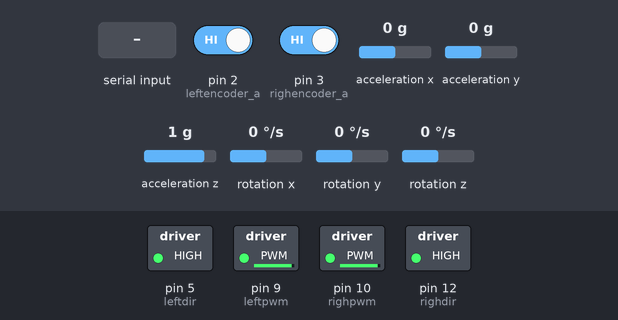
Recording of a sketch running on a simulated Arduino Leonardo, built for the host (arithmetic inside an expression is 32-bit, double 64-bit). On the bench: switched loads named in the sketch (green lamp = pin HIGH). Wiring (inferred from the names in the program): MPU-6050 motion sensor at I2C address 0x68. The inputs (shaded band) are chosen by the test bench; at power-on: acceleration x 0 g, rotation y 0 °/s, acceleration z 1 g, pin 2 (leftencoder_a) HIGH, pin 3 (righencoder_a) HIGH, acceleration y 0 g, rotation x 0 °/s, rotation z 0 °/s.

Above: at 1.3 s.
1.4 s: acceleration x set to -1.4 g
At 2.0 s:
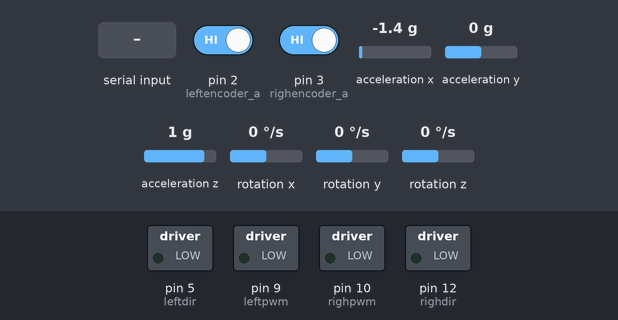
2.9 s: acceleration x set to 0.1 g
At 5.3 s:
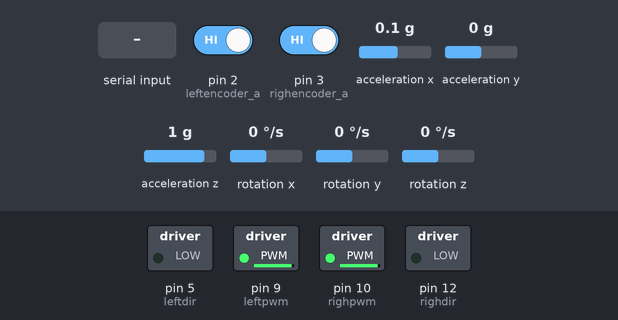
5.9 s: "L" received over the second serial link
At 8.75 s:
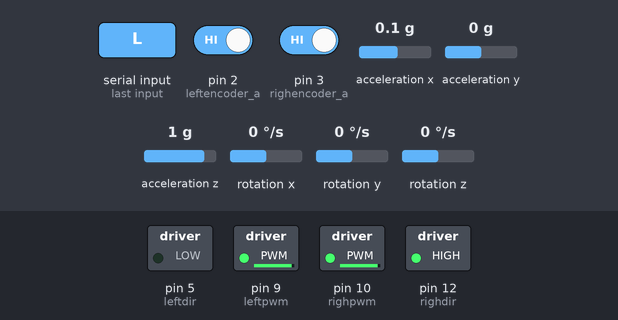
8.9 s: rotation y set to -2 °/s
At 9.6 s:
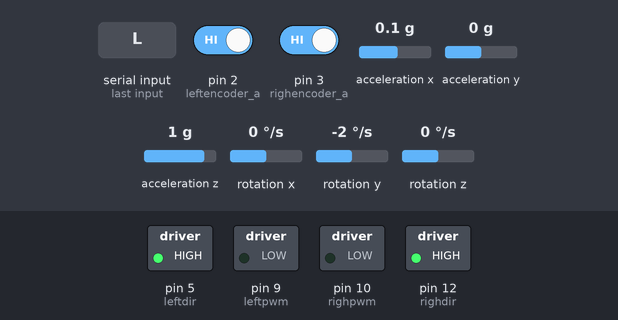
11.9 s: "F" received over the second serial link
At 14.4 s:
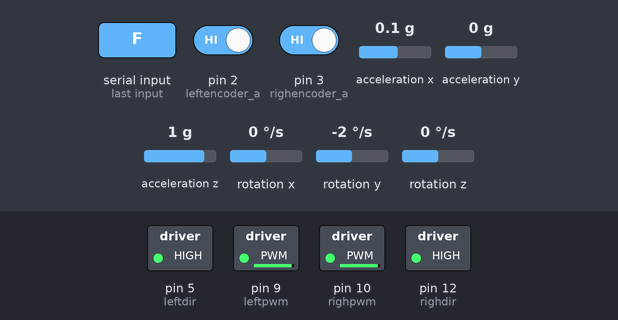
14.7 s: acceleration z set to 0 g
At 15.5 s:
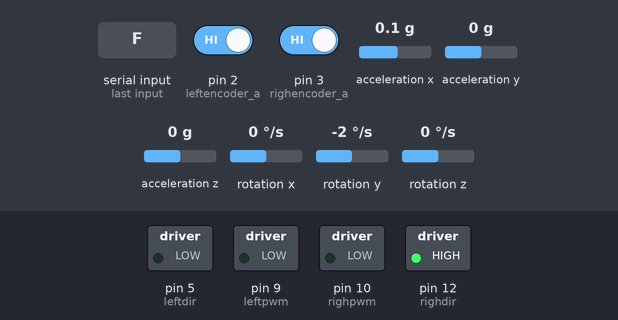
Timing chart, 0 to 17.2 s (numbered marks = the images above; inputs shaded):
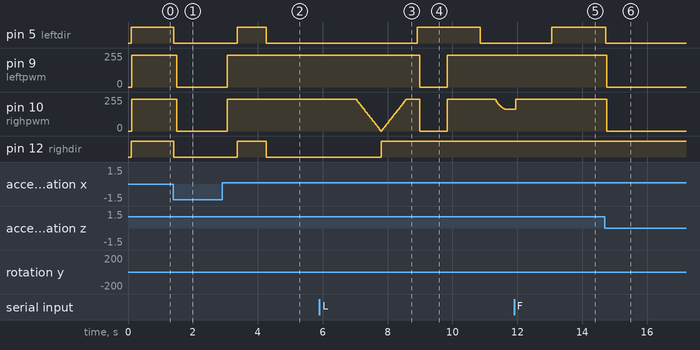

Measured:
- the behaviour switches between 0 and -1 °/s on rotation y (found by bisection; images 3 and 4)
- after the input at 1.4 s, pin 5 (leftdir), pin 12 (righdir): HIGH → LOW at once; pin 9 (leftpwm), pin 10 (righpwm): 240/255 → 0/255 after 0.10 s
- after the input at 2.9 s, pin 5 (leftdir), pin 12 (righdir): LOW → HIGH after 0.47 s, → LOW 0.89 s later; pin 9 (leftpwm), pin 10 (righpwm): 0/255 → 240/255 after 0.16 s
- after the input at 5.9 s, pin 12 (righdir): LOW → HIGH after 1.9 s
- after the input at 8.9 s, pin 5 (leftdir): LOW → HIGH at once, → LOW 1.9 s later; pin 9 (leftpwm): 240/255 → 0/255 after 0.09 s, → 240/255 0.86 s later
- after the input at 11.9 s, pin 5 (leftdir): LOW → HIGH after 1.2 s
- after the input at 14.7 s, pin 5 (leftdir): HIGH → LOW at once; pin 9 (leftpwm), pin 10 (righpwm): 240/255 → 0/255 after 0.06 s

The sketch:

TwoWheeleSelfBalancingRobot.ino
```cpp
/*
 * The Summer Project Work in "SPK 3E EAGLE" team researching HCMUTE(HCMC Of University Technology And Education).
 * Project using LQR control robot self balancing folowing NguyenVanDongHai and his pertner's article.
 */
#include <Wire.h>
#include "Kalman.h"//https://github.com/TKJElectronics/KalmanFilter
#define ToRad PI/180
#define ToDeg 180/PI

Kalman kalman;  //Kalman filter define: kalman.getAngle(pitch, gyrorate, dt);

#define factortheta PI/20  // The theta setpoint value change ever 7ms if control
#define factorphi PI/180   // The Phi setpoint value change ever 7ms if control

int inChar;
uint32_t timerloop, timerold;

//Motor control Pin//
int leftpwm = 9;  //Control pwm left motor
int leftdir = 5;  //Control direction left motor
int righpwm = 10; //Control pwm right motor
int righdir = 12; //Control direction right motor;

volatile long leftencoder;  //read left encoder value
volatile long righencoder;  //read right encoder value
int leftencoder_a = 2;  // Read state encoder channel LOW or HIGH
int leftencoder_b = 6;
int righencoder_a = 3;
int righencoder_b = 7;

//MPU6050 Data//
float mpudata; //Save psi angle ( Y axis)
float AcX, AcZ;
float Gyro;

uint32_t timer; //Timer for kalman filter psi angle;
uint8_t i2cData[14];

//LQR data//
long PWML, PWMR; // PWM output for H-Brigde
float k1, k2, k3, k4, k5, k6;// The factor of K maxtrix
bool falldown;// Run = true; Stop  = false;

float theta, psi, phi;
float thetadot, psidot, phidot;
float thetaold, psiold, phiold;

float leftvolt; //output volt left motor in LQR
float righvolt; //output volt right motor in lQR

float addtheta;//Save setpoint value
float addphi;  //Save setpoint value

int ForwardBack;// 1 -> Forward;   -1 -> Back;      0 -> Stop And Balancing
int LeftRight;  // 1 -> Turnleft;  -1 -> TurnRight  0 -> Stop And Balancing


/////////////////////////////////////////////////
///////////    SERIAL BEGIN   ///////////////////
/////////////////////////////////////////////////
void setup() {
  Serial.begin(115200);
  Serial1.begin(115200); //Serial connect to blutooth send data to pc and plot graph
  /*
  // Set factor of K maxtrix
   K = | k1   k2   k3   k4   k5   k6 |
       | k1   k2   k3   k4  -k5  -k6 |
        */
  k1 = 18;  //k1*theta
  k2 = 11;  //k2*thetadot
  k3 = 355; //k3*psi
  k4 = 17;  //k4*psidot
  k5 = 37;  //k5*phi
  k6 = 2;   //k6*phidot
  //Set state control motor begin
  ForwardBack = 0;
  LeftRight = 0;
  //Set zero setpoint value
  addphi = 0;
  addtheta = 0;

  //SET PWM FREQUENCY 31 kHz
  TCCR2B = TCCR2B & B11111000 | B00000001;//Pin 9 & Pin 10 (https://arduino-info.wikispaces.com/Arduino-PWM-Frequency)

  //Output pin control motor left and right//
  pinMode(leftpwm, OUTPUT);
  pinMode(righpwm, OUTPUT);
  pinMode(leftdir, OUTPUT);
  pinMode(righdir, OUTPUT);

  //Input pin read encoder//
  pinMode(leftencoder_a, INPUT_PULLUP);
  pinMode(leftencoder_b, INPUT_PULLUP);
  pinMode(righencoder_a, INPUT_PULLUP);
  pinMode(righencoder_b, INPUT_PULLUP);

  //interrupt encoder//
  attachInterrupt(0, left_isr, RISING);
  attachInterrupt(1, righ_isr, RISING);

  //Data MPU6050//
  Wire.begin();

  TWBR = ((F_CPU/400000L) - 16)/2;
  i2cData[0] = 7;
  i2cData[1] = 0x00;
  i2cData[2] = 0x00;
  i2cData[3] = 0x00;
  while (i2cWrite(0x19, i2cData, 4, false));
  while (i2cWrite(0x6B, 0x01, true));
  while (i2cRead(0x75, i2cData, 1));
  if (i2cData[0] != 0x68) {
    Serial.print(F("Error reading sensor"));
    while (1);
  }

  delay(100);

  while (i2cRead(0x3B, i2cData, 6));
  AcX = (i2cData[0] << 8) | i2cData[1];
  AcZ = (i2cData[4] << 8) | i2cData[5];

  double pitch = atan2(-AcX, AcZ)*RAD_TO_DEG;
  kalman.setAngle(pitch);
  timer = micros();
}
//////////////////////////////////
//       MAIN PROGRAMMING       //
//////////////////////////////////
void loop() {
  readmpu();

  if((micros() - timerloop) > 6000) {//Set time loop update and control motor
    theta = gettheta(leftencoder, righencoder)*ToRad; //Read theta value and convert to Rad
    psi = (mpudata + 2.1)*ToRad;                      //Read psi value and convert to Rad
    phi =  getphi(leftencoder, righencoder)*ToRad;    //Read phi value and convert to Rad

    //Update time compare with timeloop
    float dt = (float)(micros() - timerloop)/1000000.0;
    timerloop = micros();
    //Update input angle value
    thetadot = (theta - thetaold)/dt;
    psidot = (psi)/dt;
    phidot = (phi - phiold)/dt;
    //Upadte old angle value
    thetaold = theta;
    psiold = psi;
    phiold = phi;
    //
    addtheta = addtheta + ForwardBack*factortheta;
    addphi = addphi + LeftRight*factorphi;

    getlqr(theta + addtheta, thetadot, psi, psidot, phi + addphi, phidot);
    motorcontrol(PWML, PWMR,(mpudata + 2.1), falldown);
    //Send data to serial
    //String S will send data from arduino to pc and pc can catch data excatly by one //
    //String after that the software split String and convet to value plot in graph   //
    String S = "";
    S = (String)(psi*ToDeg) + ',' + (String)(theta*ToDeg) + ',' + (String)(phi*ToDeg) + ',' + (String)(-addtheta*ToDeg) + ',' + (String)(-addphi*ToDeg);
    Serial1.println(S);
  }
}

//left motor encoder interrupt//
void left_isr() {
  if(digitalRead(leftencoder_b)) {
    leftencoder++;
  }
  else {
    leftencoder--;
  }
}

//right motor encoder interrupt//
void righ_isr() {
  if(digitalRead(righencoder_b)) {
    righencoder++;
  }
  else {
    righencoder--;
  }
}
//Read psi//
void readmpu() {
  while (i2cRead(0x3B, i2cData, 14));
  AcX = ((i2cData[0] << 8) | i2cData[1]);
  AcZ = ((i2cData[4] << 8) | i2cData[5]);
  Gyro = (i2cData[10] << 8) | i2cData[11];

  double dt = (double)(micros() - timer) / 1000000; // Calculate delta time
  timer = micros();

  double pitch = atan2(-AcX, AcZ)*RAD_TO_DEG;
  double Gyrorate = Gyro/131.0;

  mpudata = kalman.getAngle(pitch, Gyrorate, dt);//Using kalman filter angle
  //
  if(abs(mpudata) > 30)//Limit angle falldown motor
  {
    falldown = true;//Stop Motor
  }
  else
  {
    falldown = false;//Run Motor
  }
  //
}
//Read theta angle function//
float gettheta(long lencoder, long rencoder) {  //deg value
  float angle = 0.9*(lencoder + rencoder);
  return angle;
}
//Read phi angle function//
float getphi(long lencoder, long rencoder) {    //deg value
  float angle = (7.2/22.5)*(lencoder - rencoder);
  return angle;
}
//LQR function//
void getlqr(float theta_, float thetadot_, float psi_, float psidot_, float phi_, float phidot_) {
  leftvolt = k1*theta_ + k2*thetadot_ + k3*psi_ + k4*psidot_ - k5*phi_ - k6*phidot_;
  righvolt = k1*theta_ + k2*thetadot_ + k3*psi_ + k4*psidot_ + k5*phi_ + k6*phidot_;

  PWML = map(leftvolt, -(k3*PI)/15, (k3*PI)/15, -250, 250);//Limit 15 deg.
  PWMR = map(righvolt, -(k3*PI)/15, (k3*PI)/15, -250, 250);

  PWML = constrain(PWML, -240, 240);//limit pwm value in (-240, 240) because we using high frequency pwm (31 khz)
  PWMR = constrain(PWMR, -240, 240);
}
//Motor control function//
void motorcontrol(long lpwm, long rpwm, float angle, bool stopstate) {
  if(stopstate == true) {
    stopandreset();
  }
  else {
    if(abs(angle) > 30)// angle psi > 30 motor will stop
    {
      stopandreset();
    }
    else
    {
      //
      if(leftvolt > 0)
      {
        leftmotor(abs(lpwm), 1);//Forward
      }
      else if(leftvolt < 0)
      {
        leftmotor(abs(lpwm), 0);//Back
      }
      else
      {
        stopandreset();
      }
      //
      if(righvolt > 0)
      {
        righmotor(abs(rpwm), 1);
      }
      else if(righvolt < 0)
      {
        righmotor(abs(rpwm), 0);
      }
      else
      {
        stopandreset();
      }
    }
  }
}
//Stop motor and reset data
void stopandreset() //The data angle and encoder will be reset back to zero.
{
  digitalWrite(leftpwm, LOW);
  digitalWrite(righpwm, LOW);
  //Reset default place//
  leftencoder = 0;
  righencoder = 0;
  //Reset zero setpoint
  addtheta = 0;
  addphi = 0;
}
//Control left motor
void leftmotor(uint8_t lpwm, int direct) {
  if(direct == 1) { // angle > 0
    digitalWrite(leftdir, HIGH);
    analogWrite(leftpwm, lpwm);
  }
  else {
    digitalWrite(leftdir, LOW);
    analogWrite(leftpwm, lpwm);
  }
}
//Control right motor
void righmotor(uint8_t rpwm, int direct) {
  if(direct == 1) { // angle > 0
    digitalWrite(righdir, HIGH);
    analogWrite(righpwm, rpwm);
  }
  else {
    digitalWrite(righdir, LOW);
    analogWrite(righpwm, rpwm);
  }
}
//Serial interrupt receive data control
void serialEvent1() {
  while (Serial1.available() > 0)
  {
    inChar = Serial1.read();
  }
  //Control motor forward
  if(inChar == 70)//F -->run
  {
    ForwardBack = 1;
  }
  if(inChar == 84)//T -->stop
  {
    ForwardBack = 0;
  }
  //Control motor Back
  if(inChar == 66)//B
  {
    ForwardBack = -1;
  }
  if(inChar == 86)//V
  {
    ForwardBack = 0;
  }
  //Control motor Left
  if(inChar == 76)//L
  {
    LeftRight = 1;
  }
  if(inChar == 85)//U
  {
    LeftRight = 0;
  }
  //Control motor right
  if(inChar == 82)//R
  {
    LeftRight = -1;
  }
  if(inChar == 79)//O
  {
    LeftRight = 0;
  }
}
```

I2C.ino
```cpp
const uint8_t IMUAddress = 0x68; // AD0 is logic low on the PCB
const uint16_t I2C_TIMEOUT = 20000; // Used to check for errors in I2C communication

uint8_t i2cWrite(uint8_t registerAddress, uint8_t data, bool sendStop) {
  return i2cWrite(registerAddress, &data, 1, sendStop); // Returns 0 on success
}

uint8_t i2cWrite(uint8_t registerAddress, uint8_t *data, uint8_t length, bool sendStop) {
  Wire.beginTransmission(IMUAddress);
  Wire.write(registerAddress);
  Wire.write(data, length);
  uint8_t rcode = Wire.endTransmission(sendStop); // Returns 0 on success
  if (rcode) {
    Serial.print(F("i2cWrite failed: "));
    Serial.println(rcode);
  }
  return rcode;
}

uint8_t i2cRead(uint8_t registerAddress, uint8_t *data, uint8_t nbytes) {
  uint32_t timeOutTimer;
  Wire.beginTransmission(IMUAddress);
  Wire.write(registerAddress);
  uint8_t rcode = Wire.endTransmission(false); // Don't release the bus
  if (rcode) {
    Serial.print(F("i2cRead failed: "));
    Serial.println(rcode);
    return rcode; // See: http://arduino.cc/en/Reference/WireEndTransmission
  }
  Wire.requestFrom(IMUAddress, nbytes, (uint8_t)true); // Send a repeated start and then release the bus after reading
  for (uint8_t i = 0; i < nbytes; i++) {
    if (Wire.available())
      data[i] = Wire.read();
    else {
      timeOutTimer = micros();
      while (((micros() - timeOutTimer) < I2C_TIMEOUT) && !Wire.available());
      if (Wire.available())
        data[i] = Wire.read();
      else {
        Serial.println(F("i2cRead timeout"));
        return 5; // This error value is not already taken by endTransmission
      }
    }
  }
  return 0; // Success
}
```

Kalman.h
```cpp
#ifndef _Kalman_h
#define _Kalman_h

class Kalman {
public:
    Kalman() {
        /* We will set the variables like so, these can also be tuned by the user */
        Q_angle = 0.001;
        Q_bias = 0.003;
        R_measure = 0.03;

        angle = 0; // Reset the angle
        bias = 0; // Reset bias

        P[0][0] = 0; // Since we assume that the bias is 0 and we know the starting angle (use setAngle), the error covariance matrix is set like so - see: http://en.wikipedia.org/wiki/Kalman_filter#Example_application.2C_technical
        P[0][1] = 0;
        P[1][0] = 0;
        P[1][1] = 0;
    };
    // The angle should be in degrees and the rate should be in degrees per second and the delta time in seconds
    double getAngle(double newAngle, double newRate, double dt) {
        /* Step 1 */
        rate = newRate - bias;
        angle += dt * rate;

        // Update estimation error covariance - Project the error covariance ahead
        /* Step 2 */
        P[0][0] += dt * (dt*P[1][1] - P[0][1] - P[1][0] + Q_angle);
        P[0][1] -= dt * P[1][1];
        P[1][0] -= dt * P[1][1];
        P[1][1] += Q_bias * dt;

        // Discrete Kalman filter measurement update equations - Measurement Update ("Correct")
        // Calculate Kalman gain - Compute the Kalman gain
        /* Step 4 */
        S = P[0][0] + R_measure;
        /* Step 5 */
        K[0] = P[0][0] / S;
        K[1] = P[1][0] / S;

        // Calculate angle and bias - Update estimate with measurement zk (newAngle)
        /* Step 3 */
        y = newAngle - angle;
        /* Step 6 */
        angle += K[0] * y;
        bias += K[1] * y;

        // Calculate estimation error covariance - Update the error covariance
        /* Step 7 */
        P[0][0] -= K[0] * P[0][0];
        P[0][1] -= K[0] * P[0][1];
        P[1][0] -= K[1] * P[0][0];
        P[1][1] -= K[1] * P[0][1];

        return angle;
    };
    void setAngle(double newAngle) { angle = newAngle; }; // Used to set angle, this should be set as the starting angle
    double getRate() { return rate; }; // Return the unbiased rate

    /* These are used to tune the Kalman filter */
    void setQangle(double newQ_angle) { Q_angle = newQ_angle; };
    void setQbias(double newQ_bias) { Q_bias = newQ_bias; };
    void setRmeasure(double newR_measure) { R_measure = newR_measure; };

    double getQangle() { return Q_angle; };
    double getQbias() { return Q_bias; };
    double getRmeasure() { return R_measure; };

private:
    /* Kalman filter variables */
    double Q_angle; // Process noise variance for the accelerometer
    double Q_bias; // Process noise variance for the gyro bias
    double R_measure; // Measurement noise variance - this is actually the variance of the measurement noise

    double angle; // The angle calculated by the Kalman filter - part of the 2x1 state vector
    double bias; // The gyro bias calculated by the Kalman filter - part of the 2x1 state vector
    double rate; // Unbiased rate calculated from the rate and the calculated bias - you have to call getAngle to update the rate

    double P[2][2]; // Error covariance matrix - This is a 2x2 matrix
    double K[2]; // Kalman gain - This is a 2x1 vector
    double y; // Angle difference
    double S; // Estimate error
};

#endif
```
